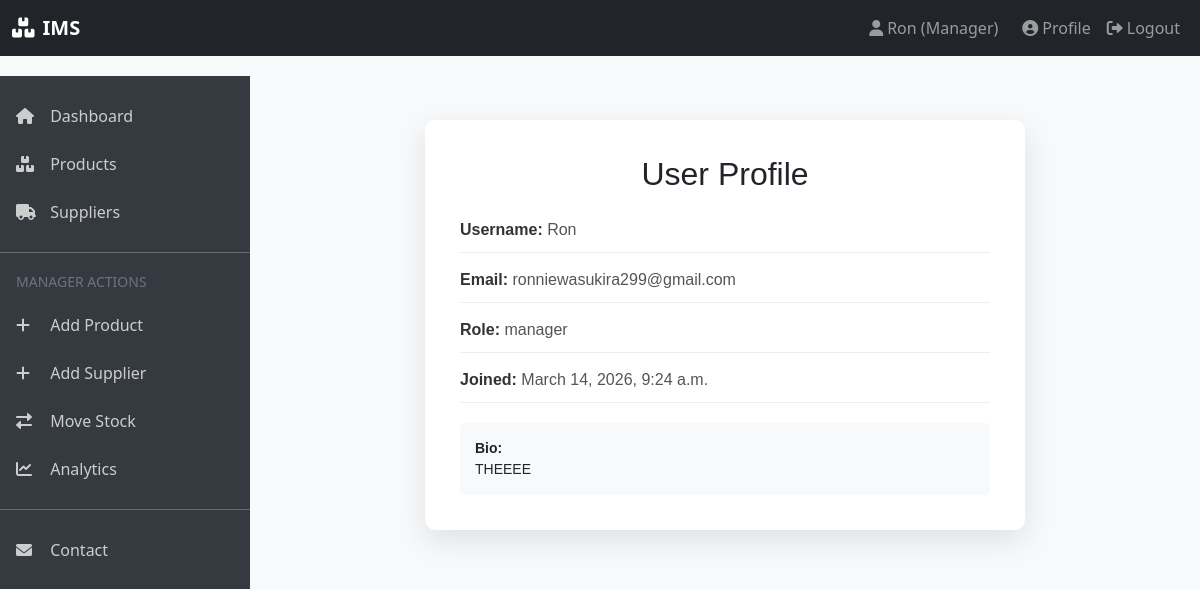
The app's page /accounts/profile/ (signed in) with its own data.
### accounts/models.py (models this page shows, shortened)
class User(AbstractUser):
    ROLE_CHOICES = [
        ('manager', 'Manager'),
        ('staff', 'Staff'),
    ]
    bio = models.TextField(blank=True, null=True)
    role = models.CharField(max_length=10, choices=ROLE_CHOICES, default='staff')
    joined_date = models.DateTimeField(auto_now_add=True)

### accounts/views.py (the view)
# urls.py: path('profile/', views.profile_view, name='profile'),
@login_required
def profile_view(request):
    return render(request, 'accounts/profile.html', {'user': request.user})

### core/context_processors.py (called while the page is built)
def site_nav(request):
    return {
        'low_stock_products': Product.objects.filter(is_active=True, stock_quantity__lte=10).count(),
        'user_role': request.user.role if request.user.is_authenticated else None,
    }

### templates/accounts/profile.html (shortened to what this page needs)
{% extends 'base.html' %}
{% block content %}
<div class="profile-container">
    <div class="profile-card">
        <h2 class="profile-title">User Profile</h2>
        <div class="profile-info">
            <span class="profile-label">Username:</span>
            <span class="profile-value">{{ user.username }}</span>
        </div>
        <div class="profile-info">
            <span class="profile-label">Email:</span>
            <span class="profile-value">{{ user.email }}</span>
        </div>
        <div class="profile-info">
            <span class="profile-label">Role:</span>
            <span class="profile-value">{{ user.role }}</span>
        </div>
        <div class="profile-info">
            <span class="profile-label">Joined:</span>
            <span class="profile-value">{{ user.joined_date }}</span>
        </div>
        {% if user.bio %}
        <div class="profile-bio">
            <strong>Bio:</strong><br>
            {{ user.bio }}
        </div>
        {% endif %}
    </div>
</div>
{% endblock %}

### templates/base.html (shortened to what this page needs)
<!DOCTYPE html>
<html lang="en">
<head>
    <link href="https://cdn.jsdelivr.net/npm/bootstrap@5.1.3/dist/css/bootstrap.min.css" rel="stylesheet">
    <link rel="stylesheet" href="https://cdnjs.cloudflare.com/ajax/libs/font-awesome/6.0.0/css/all.min.css">
</head>
<body>
    <nav class="navbar navbar-expand-lg navbar-dark bg-dark">
        <div class="container-fluid">
            <a class="navbar-brand ms-3 ms-lg-0" href="{% url 'core:landing' %}">
                <i class="fas fa-boxes me-2"></i>IMS
            </a>
            <div class="navbar-nav ms-auto">
                {% if user.is_authenticated %}
                    <span class="navbar-text me-3">
                        <i class="fas fa-user me-1"></i>{{ user.username }} ({{ user.get_role_display }})
                    </span>
                    <a class="nav-link" href="{% url 'accounts:profile' %}">
                        <i class="fas fa-user-circle me-1"></i>Profile
                    </a>
                    <a class="nav-link" href="{% url 'accounts:logout' %}">
                        <i class="fas fa-sign-out-alt me-1"></i>Logout
                    </a>
                {% endif %}
            </div>
        </div>
    </nav>
    {% if user.is_authenticated %}
    <div class="sidebar" id="sidebar">
        <nav class="nav flex-column py-3">
            <a class="nav-link" href="{% url 'core:landing' %}">
                <i class="fas fa-home"></i> Dashboard
            </a>
            <a class="nav-link" href="{% url 'core:product_list' %}">
                <i class="fas fa-boxes"></i> Products
            </a>
            <a class="nav-link" href="{% url 'core:supplier_list' %}">
                <i class="fas fa-truck"></i> Suppliers
            </a>
            {% if user.role == 'manager' %}
            <hr class="my-3">
            <div class="px-3 mb-2">
                <small class="text-muted">MANAGER ACTIONS</small>
            </div>
            <a class="nav-link" href="{% url 'core:product_create' %}">
                <i class="fas fa-plus"></i> Add Product
            </a>
            <a class="nav-link" href="{% url 'core:supplier_create' %}">
                <i class="fas fa-plus"></i> Add Supplier
            </a>
            <a class="nav-link" href="{% url 'core:stock_movement_create' %}">
                <i class="fas fa-exchange-alt"></i> Move Stock
            </a>
            <a class="nav-link" href="{% url 'core:manager_dashboard' %}">
                <i class="fas fa-chart-line"></i> Analytics
            </a>
            {% endif %}
            <hr class="my-3">
            <a class="nav-link" href="{% url 'core:contact' %}">
                <i class="fas fa-envelope"></i> Contact
            </a>
        </nav>
    </div>
    {% endif %}
    <div class="main-content{% if not user.is_authenticated %} expanded{% endif %}" id="main-content">
        <div class="container-fluid mt-4">
            {% block content %}{% endblock %}
        </div>
    </div>
</body>
</html>

### templates/base.html (style rules this page uses)
body { background-color: #f8f9fa; }
.navbar-brand { font-weight: bold; font-size: 1.25rem; }
.sidebar { background-color: #343a40; color: white; min-height: calc(100vh - 76px); position: fixed; top: 76px; left: 0; width: 250px; z-index: 1000; transition: transform 0.3s; }
.main-content { margin-left: 250px; transition: margin-left 0.3s; }
.sidebar .nav-link { color: rgba(255,255,255,.75); padding: 0.75rem 1rem; }
.sidebar .nav-link i { width: 20px; margin-right: 10px; }

### templates/accounts/profile.html (style rules this page uses)
.profile-container { display:flex; justify-content:center; align-items:flex-start; padding-top:40px; }
.profile-card { width:100%; max-width:600px; background:#ffffff; padding:35px; border-radius:10px; box-shadow:0 10px 30px rgba(0,0,0,0.1); font-family:Arial, Helvetica, sans-serif; }
.profile-title { text-align:center; margin-bottom:25px; }
.profile-info { margin-bottom:15px; padding-bottom:10px; border-bottom:1px solid #eee; }
.profile-label { font-weight:600; color:#333; }
.profile-value { color:#555; }
.profile-bio { margin-top:20px; padding:15px; background:#f8f9fa; border-radius:6px; font-size:14px; }

### records on screen
User: username "Ron", role "Manager", email "ronniewasukira299@gmail.com", role "manager", joined_date "March 14, 2026, 9:24 a.m.", bio "THEEEE"
